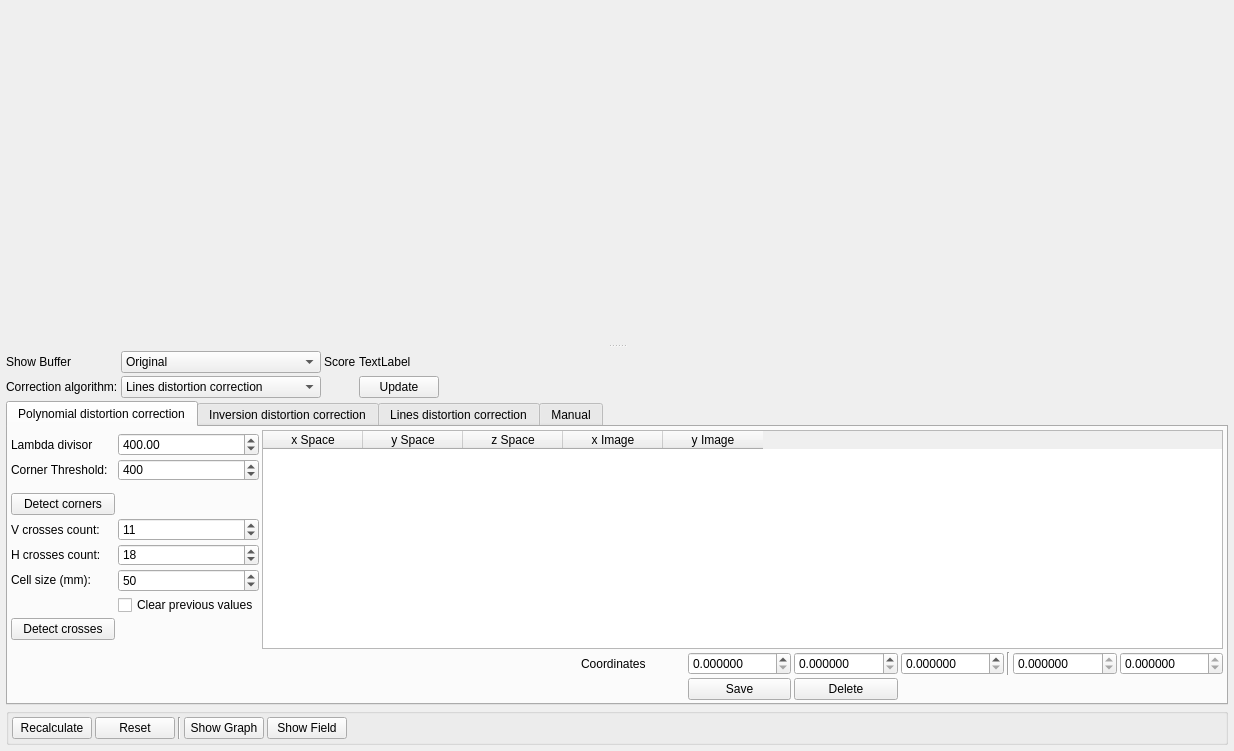
<?xml version="1.0" encoding="UTF-8"?>
<ui version="4.0">
 <class>DistortionWidget</class>
 <widget class="QWidget" name="DistortionWidget">
  <property name="geometry">
   <rect>
    <x>0</x>
    <y>0</y>
    <width>1234</width>
    <height>751</height>
   </rect>
  </property>
  <property name="windowTitle">
   <string>Form</string>
  </property>
  <layout class="QGridLayout" name="gridLayout_3">
   <property name="leftMargin">
    <number>3</number>
   </property>
   <property name="topMargin">
    <number>3</number>
   </property>
   <property name="rightMargin">
    <number>3</number>
   </property>
   <property name="bottomMargin">
    <number>3</number>
   </property>
   <property name="spacing">
    <number>3</number>
   </property>
   <item row="0" column="0">
    <widget class="QSplitter" name="splitter">
     <property name="orientation">
      <enum>Qt::Vertical</enum>
     </property>
     <widget class="PaintImageWidget" name="widget" native="true">
      <property name="sizePolicy">
       <sizepolicy hsizetype="Fixed" vsizetype="Expanding">
        <horstretch>0</horstretch>
        <verstretch>0</verstretch>
       </sizepolicy>
      </property>
     </widget>
     <widget class="QWidget" name="parameterHolder" native="true">
      <property name="sizePolicy">
       <sizepolicy hsizetype="Fixed" vsizetype="Minimum">
        <horstretch>0</horstretch>
        <verstretch>0</verstretch>
       </sizepolicy>
      </property>
      <property name="minimumSize">
       <size>
        <width>0</width>
        <height>0</height>
       </size>
      </property>
      <property name="maximumSize">
       <size>
        <width>16777215</width>
        <height>400</height>
       </size>
      </property>
      <layout class="QGridLayout" name="gridLayout_4">
       <property name="leftMargin">
        <number>3</number>
       </property>
       <property name="topMargin">
        <number>3</number>
       </property>
       <property name="rightMargin">
        <number>3</number>
       </property>
       <property name="bottomMargin">
        <number>3</number>
       </property>
       <property name="spacing">
        <number>3</number>
       </property>
       <item row="1" column="0">
        <widget class="QLabel" name="label_3">
         <property name="text">
          <string>Сorrection algorithm:</string>
         </property>
        </widget>
       </item>
       <item row="1" column="1">
        <widget class="QComboBox" name="methodSelectorBox">
         <property name="currentIndex">
          <number>2</number>
         </property>
         <item>
          <property name="text">
           <string>Polynomial distortion correction</string>
          </property>
         </item>
         <item>
          <property name="text">
           <string>Inversion distortion correction</string>
          </property>
         </item>
         <item>
          <property name="text">
           <string>Lines distortion correction</string>
          </property>
         </item>
         <item>
          <property name="text">
           <string>Default correction</string>
          </property>
         </item>
         <item>
          <property name="text">
           <string>Manual correction</string>
          </property>
         </item>
        </widget>
       </item>
       <item row="1" column="4">
        <spacer name="horizontalSpacer_2">
         <property name="orientation">
          <enum>Qt::Horizontal</enum>
         </property>
         <property name="sizeHint" stdset="0">
          <size>
           <width>40</width>
           <height>20</height>
          </size>
         </property>
        </spacer>
       </item>
       <item row="0" column="0">
        <widget class="QLabel" name="label_4">
         <property name="text">
          <string>Show Buffer</string>
         </property>
        </widget>
       </item>
       <item row="0" column="1">
        <widget class="QComboBox" name="bufferSelectorBox">
         <item>
          <property name="text">
           <string>Original</string>
          </property>
         </item>
         <item>
          <property name="text">
           <string>Corners</string>
          </property>
         </item>
         <item>
          <property name="text">
           <string>Corrected</string>
          </property>
         </item>
        </widget>
       </item>
       <item row="4" column="0" colspan="5">
        <widget class="QGroupBox" name="groupBox">
         <property name="title">
          <string/>
         </property>
         <property name="flat">
          <bool>false</bool>
         </property>
         <layout class="QHBoxLayout" name="horizontalLayout">
          <property name="spacing">
           <number>3</number>
          </property>
          <property name="leftMargin">
           <number>3</number>
          </property>
          <property name="topMargin">
           <number>3</number>
          </property>
          <property name="rightMargin">
           <number>3</number>
          </property>
          <property name="bottomMargin">
           <number>3</number>
          </property>
          <item>
           <widget class="QPushButton" name="recalculateButton">
            <property name="text">
             <string>Recalculate</string>
            </property>
            <property name="icon">
             <iconset resource="../../resources/main.qrc">
              <normaloff>:/new/prefix1/calculator.png</normaloff>:/new/prefix1/calculator.png</iconset>
            </property>
            <property name="iconSize">
             <size>
              <width>24</width>
              <height>24</height>
             </size>
            </property>
           </widget>
          </item>
          <item>
           <widget class="QPushButton" name="resetButton">
            <property name="text">
             <string>Reset</string>
            </property>
            <property name="icon">
             <iconset resource="../../resources/main.qrc">
              <normaloff>:/new/prefix1/refresh.png</normaloff>:/new/prefix1/refresh.png</iconset>
            </property>
            <property name="iconSize">
             <size>
              <width>24</width>
              <height>24</height>
             </size>
            </property>
           </widget>
          </item>
          <item>
           <widget class="Line" name="line_2">
            <property name="orientation">
             <enum>Qt::Vertical</enum>
            </property>
           </widget>
          </item>
          <item>
           <widget class="QPushButton" name="graphButton">
            <property name="text">
             <string>Show Graph</string>
            </property>
            <property name="icon">
             <iconset resource="../../resources/main.qrc">
              <normaloff>:/new/prefix1/Line Chart.png</normaloff>:/new/prefix1/Line Chart.png</iconset>
            </property>
            <property name="iconSize">
             <size>
              <width>24</width>
              <height>24</height>
             </size>
            </property>
           </widget>
          </item>
          <item>
           <widget class="QPushButton" name="levelGraphButton">
            <property name="text">
             <string>Show Field</string>
            </property>
            <property name="icon">
             <iconset resource="../../resources/main.qrc">
              <normaloff>:/new/prefix1/sphere.png</normaloff>:/new/prefix1/sphere.png</iconset>
            </property>
            <property name="iconSize">
             <size>
              <width>24</width>
              <height>24</height>
             </size>
            </property>
           </widget>
          </item>
          <item>
           <spacer name="horizontalSpacer_4">
            <property name="orientation">
             <enum>Qt::Horizontal</enum>
            </property>
            <property name="sizeHint" stdset="0">
             <size>
              <width>40</width>
              <height>20</height>
             </size>
            </property>
           </spacer>
          </item>
         </layout>
        </widget>
       </item>
       <item row="0" column="2">
        <widget class="QLabel" name="label_11">
         <property name="text">
          <string>Score</string>
         </property>
        </widget>
       </item>
       <item row="0" column="3">
        <widget class="QLabel" name="scoreLabel">
         <property name="text">
          <string>TextLabel</string>
         </property>
        </widget>
       </item>
       <item row="1" column="3">
        <widget class="QPushButton" name="updateScoreButton">
         <property name="text">
          <string>Update</string>
         </property>
        </widget>
       </item>
       <item row="3" column="0" colspan="5">
        <widget class="QTabWidget" name="parametersTabWidget">
         <property name="minimumSize">
          <size>
           <width>0</width>
           <height>180</height>
          </size>
         </property>
         <property name="currentIndex">
          <number>0</number>
         </property>
         <widget class="QWidget" name="tab_LevMarq">
          <property name="minimumSize">
           <size>
            <width>0</width>
            <height>150</height>
           </size>
          </property>
          <attribute name="title">
           <string>Polynomial distortion correction</string>
          </attribute>
          <layout class="QGridLayout" name="gridLayout_2">
           <property name="leftMargin">
            <number>3</number>
           </property>
           <property name="topMargin">
            <number>3</number>
           </property>
           <property name="rightMargin">
            <number>3</number>
           </property>
           <property name="bottomMargin">
            <number>3</number>
           </property>
           <property name="spacing">
            <number>3</number>
           </property>
           <item row="2" column="3">
            <widget class="QSpinBox" name="cornerThresholdBox">
             <property name="minimum">
              <number>1</number>
             </property>
             <property name="maximum">
              <number>99999</number>
             </property>
             <property name="value">
              <number>400</number>
             </property>
            </widget>
           </item>
           <item row="6" column="0">
            <widget class="QPushButton" name="cornerDetectorButton">
             <property name="text">
              <string>Detect corners</string>
             </property>
            </widget>
           </item>
           <item row="1" column="0">
            <widget class="QLabel" name="label_7">
             <property name="text">
              <string>Lambda divisor</string>
             </property>
            </widget>
           </item>
           <item row="16" column="10">
            <widget class="QPushButton" name="deleteButton">
             <property name="text">
              <string>Delete</string>
             </property>
            </widget>
           </item>
           <item row="15" column="10">
            <widget class="QDoubleSpinBox" name="yCoordSpinBox">
             <property name="decimals">
              <number>6</number>
             </property>
            </widget>
           </item>
           <item row="15" column="14">
            <widget class="QDoubleSpinBox" name="imageYSpinBox">
             <property name="readOnly">
              <bool>true</bool>
             </property>
             <property name="decimals">
              <number>6</number>
             </property>
            </widget>
           </item>
           <item row="15" column="13">
            <widget class="QDoubleSpinBox" name="imageXSpinBox">
             <property name="readOnly">
              <bool>true</bool>
             </property>
             <property name="decimals">
              <number>6</number>
             </property>
            </widget>
           </item>
           <item row="15" column="11">
            <widget class="QDoubleSpinBox" name="zCoordSpinBox">
             <property name="readOnly">
              <bool>false</bool>
             </property>
             <property name="decimals">
              <number>6</number>
             </property>
            </widget>
           </item>
           <item row="15" column="12">
            <widget class="Line" name="line">
             <property name="orientation">
              <enum>Qt::Vertical</enum>
             </property>
            </widget>
           </item>
           <item row="12" column="0">
            <spacer name="verticalSpacer_2">
             <property name="orientation">
              <enum>Qt::Vertical</enum>
             </property>
             <property name="sizeHint" stdset="0">
              <size>
               <width>20</width>
               <height>40</height>
              </size>
             </property>
            </spacer>
           </item>
           <item row="15" column="9">
            <widget class="QDoubleSpinBox" name="xCoordSpinBox">
             <property name="decimals">
              <number>6</number>
             </property>
            </widget>
           </item>
           <item row="16" column="9">
            <widget class="QPushButton" name="saveButton">
             <property name="text">
              <string>Save</string>
             </property>
            </widget>
           </item>
           <item row="0" column="5" rowspan="15" colspan="10">
            <widget class="QTableWidget" name="pointsTableWidget">
             <property name="editTriggers">
              <set>QAbstractItemView::AnyKeyPressed|QAbstractItemView::EditKeyPressed</set>
             </property>
             <column>
              <property name="text">
               <string>x Space</string>
              </property>
             </column>
             <column>
              <property name="text">
               <string>y Space</string>
              </property>
             </column>
             <column>
              <property name="text">
               <string>z Space</string>
              </property>
             </column>
             <column>
              <property name="text">
               <string>x Image</string>
              </property>
             </column>
             <column>
              <property name="text">
               <string>y Image</string>
              </property>
             </column>
            </widget>
           </item>
           <item row="1" column="3">
            <widget class="QDoubleSpinBox" name="lambdaDivisorBox">
             <property name="maximum">
              <double>999999.000000000000000</double>
             </property>
             <property name="value">
              <double>400.000000000000000</double>
             </property>
            </widget>
           </item>
           <item row="8" column="3">
            <widget class="QSpinBox" name="hCrossesCountBox">
             <property name="minimum">
              <number>1</number>
             </property>
             <property name="maximum">
              <number>99999</number>
             </property>
             <property name="value">
              <number>18</number>
             </property>
            </widget>
           </item>
           <item row="7" column="0">
            <widget class="QLabel" name="label_16">
             <property name="text">
              <string>V crosses count:</string>
             </property>
            </widget>
           </item>
           <item row="2" column="0">
            <widget class="QLabel" name="label_6">
             <property name="text">
              <string>Corner Threshold:</string>
             </property>
            </widget>
           </item>
           <item row="8" column="0">
            <widget class="QLabel" name="label_15">
             <property name="text">
              <string>H crosses count:</string>
             </property>
            </widget>
           </item>
           <item row="7" column="3">
            <widget class="QDoubleSpinBox" name="vCrossesCountBox">
             <property name="decimals">
              <number>0</number>
             </property>
             <property name="maximum">
              <double>999999.000000000000000</double>
             </property>
             <property name="value">
              <double>11.000000000000000</double>
             </property>
            </widget>
           </item>
           <item row="9" column="3">
            <widget class="QSpinBox" name="cellSizeBox">
             <property name="minimum">
              <number>1</number>
             </property>
             <property name="maximum">
              <number>99999</number>
             </property>
             <property name="value">
              <number>50</number>
             </property>
            </widget>
           </item>
           <item row="9" column="0">
            <widget class="QLabel" name="CellSizeLaqbel">
             <property name="focusPolicy">
              <enum>Qt::TabFocus</enum>
             </property>
             <property name="text">
              <string>Cell size (mm):</string>
             </property>
            </widget>
           </item>
           <item row="11" column="0">
            <widget class="QPushButton" name="crossDetectorButton">
             <property name="text">
              <string>Detect crosses</string>
             </property>
            </widget>
           </item>
           <item row="10" column="3">
            <widget class="QCheckBox" name="clearOldValuesCheckBox">
             <property name="text">
              <string>Clear previous values</string>
             </property>
            </widget>
           </item>
           <item row="15" column="8">
            <widget class="QLabel" name="label_5">
             <property name="minimumSize">
              <size>
               <width>0</width>
               <height>15</height>
              </size>
             </property>
             <property name="text">
              <string>Coordinates</string>
             </property>
            </widget>
           </item>
          </layout>
         </widget>
         <widget class="QWidget" name="tab_Inversion">
          <attribute name="title">
           <string>Inversion distortion correction</string>
          </attribute>
          <layout class="QGridLayout" name="gridLayout">
           <property name="leftMargin">
            <number>3</number>
           </property>
           <property name="topMargin">
            <number>3</number>
           </property>
           <property name="rightMargin">
            <number>3</number>
           </property>
           <property name="bottomMargin">
            <number>3</number>
           </property>
           <property name="spacing">
            <number>3</number>
           </property>
           <item row="0" column="0">
            <widget class="QLabel" name="label">
             <property name="text">
              <string>Radius</string>
             </property>
            </widget>
           </item>
           <item row="0" column="1">
            <widget class="QDoubleSpinBox" name="radiusSpinBox">
             <property name="minimum">
              <double>200.000000000000000</double>
             </property>
             <property name="maximum">
              <double>5000.000000000000000</double>
             </property>
             <property name="value">
              <double>450.000000000000000</double>
             </property>
            </widget>
           </item>
           <item row="1" column="1">
            <widget class="QDoubleSpinBox" name="dsbScale">
             <property name="minimum">
              <double>200.000000000000000</double>
             </property>
             <property name="maximum">
              <double>10000.000000000000000</double>
             </property>
             <property name="value">
              <double>600.000000000000000</double>
             </property>
            </widget>
           </item>
           <item row="1" column="0">
            <widget class="QLabel" name="label_2">
             <property name="text">
              <string>Scale</string>
             </property>
            </widget>
           </item>
           <item row="2" column="1">
            <widget class="QPushButton" name="setParamsButton">
             <property name="text">
              <string>Set parameters</string>
             </property>
            </widget>
           </item>
           <item row="3" column="0" colspan="2">
            <spacer name="verticalSpacer">
             <property name="orientation">
              <enum>Qt::Vertical</enum>
             </property>
             <property name="sizeHint" stdset="0">
              <size>
               <width>20</width>
               <height>40</height>
              </size>
             </property>
            </spacer>
           </item>
           <item row="1" column="2">
            <spacer name="horizontalSpacer">
             <property name="orientation">
              <enum>Qt::Horizontal</enum>
             </property>
             <property name="sizeHint" stdset="0">
              <size>
               <width>40</width>
               <height>20</height>
              </size>
             </property>
            </spacer>
           </item>
          </layout>
         </widget>
         <widget class="QWidget" name="tab_Lines">
          <attribute name="title">
           <string>Lines distortion correction</string>
          </attribute>
          <layout class="QGridLayout" name="gridLayout_5">
           <property name="topMargin">
            <number>3</number>
           </property>
           <property name="rightMargin">
            <number>3</number>
           </property>
           <property name="bottomMargin">
            <number>3</number>
           </property>
           <property name="spacing">
            <number>3</number>
           </property>
           <item row="1" column="0">
            <widget class="QLabel" name="label_8">
             <property name="text">
              <string>Iteration Number</string>
             </property>
            </widget>
           </item>
           <item row="1" column="1">
            <widget class="QSpinBox" name="iterationsSpinBox">
             <property name="minimum">
              <number>250</number>
             </property>
             <property name="maximum">
              <number>100000</number>
             </property>
             <property name="value">
              <number>1000</number>
             </property>
            </widget>
           </item>
           <item row="2" column="0">
            <widget class="QLabel" name="label_9">
             <property name="text">
              <string>Polynom Degree</string>
             </property>
            </widget>
           </item>
           <item row="2" column="1">
            <widget class="QSpinBox" name="degreeSpinBox">
             <property name="minimum">
              <number>2</number>
             </property>
             <property name="maximum">
              <number>20</number>
             </property>
             <property name="value">
              <number>4</number>
             </property>
            </widget>
           </item>
           <item row="3" column="0">
            <widget class="QLabel" name="label_10">
             <property name="text">
              <string>Scale factor y/x</string>
             </property>
            </widget>
           </item>
           <item row="3" column="1">
            <widget class="QDoubleSpinBox" name="lineScaleSpinBox">
             <property name="decimals">
              <number>3</number>
             </property>
             <property name="minimum">
              <double>0.100000000000000</double>
             </property>
             <property name="maximum">
              <double>1.500000000000000</double>
             </property>
             <property name="singleStep">
              <double>0.050000000000000</double>
             </property>
             <property name="value">
              <double>0.800000000000000</double>
             </property>
            </widget>
           </item>
           <item row="11" column="0">
            <spacer name="verticalSpacer_3">
             <property name="orientation">
              <enum>Qt::Vertical</enum>
             </property>
             <property name="sizeType">
              <enum>QSizePolicy::Expanding</enum>
             </property>
             <property name="sizeHint" stdset="0">
              <size>
               <width>20</width>
               <height>40</height>
              </size>
             </property>
            </spacer>
           </item>
           <item row="8" column="3">
            <spacer name="horizontalSpacer_3">
             <property name="orientation">
              <enum>Qt::Horizontal</enum>
             </property>
             <property name="sizeHint" stdset="0">
              <size>
               <width>40</width>
               <height>20</height>
              </size>
             </property>
            </spacer>
           </item>
           <item row="1" column="2" rowspan="3" colspan="2">
            <widget class="QLabel" name="label_12">
             <property name="text">
              <string>TextLabel</string>
             </property>
            </widget>
           </item>
           <item row="4" column="0" colspan="2">
            <widget class="QCheckBox" name="simpleJacobianCheckBox">
             <property name="enabled">
              <bool>true</bool>
             </property>
             <property name="text">
              <string>Simple Jacobian</string>
             </property>
             <property name="checked">
              <bool>true</bool>
             </property>
            </widget>
           </item>
           <item row="7" column="0" colspan="2">
            <widget class="QCheckBox" name="preciseInvertionCheckBox">
             <property name="text">
              <string>Precise Invertion</string>
             </property>
            </widget>
           </item>
           <item row="5" column="0" colspan="2">
            <widget class="QCheckBox" name="estimateTangentCheckBox">
             <property name="text">
              <string>Estimate Tangent</string>
             </property>
            </widget>
           </item>
           <item row="6" column="0">
            <widget class="QCheckBox" name="estimateCenterCheckBox">
             <property name="text">
              <string>Estimate Center</string>
             </property>
            </widget>
           </item>
           <item row="0" column="0" colspan="2">
            <widget class="QComboBox" name="costFunctionComboBox">
             <item>
              <property name="text">
               <string>Angle Cost Function</string>
              </property>
             </item>
             <item>
              <property name="text">
               <string>Distance Cost Function</string>
              </property>
             </item>
            </widget>
           </item>
           <item row="7" column="2">
            <widget class="QPushButton" name="savePointsButton">
             <property name="text">
              <string>Save</string>
             </property>
            </widget>
           </item>
           <item row="6" column="2">
            <widget class="QPushButton" name="loadPointsButton">
             <property name="text">
              <string>Load</string>
             </property>
            </widget>
           </item>
          </layout>
         </widget>
         <widget class="QWidget" name="tab_Manual">
          <attribute name="title">
           <string>Manual</string>
          </attribute>
          <layout class="QGridLayout" name="gridLayout_6">
           <item row="1" column="0">
            <widget class="QLabel" name="centerLabel">
             <property name="text">
              <string>Center</string>
             </property>
            </widget>
           </item>
           <item row="1" column="1">
            <widget class="QDoubleSpinBox" name="centerXSpinBox">
             <property name="maximum">
              <double>99999.990000000005239</double>
             </property>
            </widget>
           </item>
           <item row="1" column="2">
            <widget class="QDoubleSpinBox" name="centerYSpinBox">
             <property name="maximum">
              <double>99999.990000000005239</double>
             </property>
            </widget>
           </item>
           <item row="2" column="0">
            <widget class="QLabel" name="label_14">
             <property name="text">
              <string>Tangential</string>
             </property>
            </widget>
           </item>
           <item row="2" column="1">
            <widget class="QDoubleSpinBox" name="tangential1SpinBox">
             <property name="decimals">
              <number>9</number>
             </property>
             <property name="minimum">
              <double>-99.000000000000000</double>
             </property>
            </widget>
           </item>
           <item row="2" column="2">
            <widget class="QDoubleSpinBox" name="tangential2SpinBox">
             <property name="decimals">
              <number>9</number>
             </property>
             <property name="minimum">
              <double>-99.000000000000000</double>
             </property>
            </widget>
           </item>
           <item row="3" column="0">
            <widget class="QLabel" name="label_13">
             <property name="text">
              <string>Scale</string>
             </property>
            </widget>
           </item>
           <item row="3" column="1">
            <widget class="QDoubleSpinBox" name="scaleSpinBox"/>
           </item>
           <item row="5" column="0" rowspan="3" colspan="3">
            <widget class="QTableWidget" name="koefTableWidget"/>
           </item>
           <item row="1" column="4">
            <spacer name="horizontalSpacer_5">
             <property name="orientation">
              <enum>Qt::Horizontal</enum>
             </property>
             <property name="sizeHint" stdset="0">
              <size>
               <width>40</width>
               <height>20</height>
              </size>
             </property>
            </spacer>
           </item>
           <item row="5" column="3">
            <widget class="QPushButton" name="delPowerButton">
             <property name="text">
              <string/>
             </property>
             <property name="icon">
              <iconset resource="../../resources/main.qrc">
               <normaloff>:/new/prefix1/minus.png</normaloff>:/new/prefix1/minus.png</iconset>
             </property>
             <property name="iconSize">
              <size>
               <width>24</width>
               <height>24</height>
              </size>
             </property>
            </widget>
           </item>
           <item row="6" column="3">
            <widget class="QPushButton" name="addPowerButton">
             <property name="text">
              <string/>
             </property>
             <property name="icon">
              <iconset resource="../../resources/main.qrc">
               <normaloff>:/new/prefix1/plus.png</normaloff>:/new/prefix1/plus.png</iconset>
             </property>
             <property name="iconSize">
              <size>
               <width>24</width>
               <height>24</height>
              </size>
             </property>
            </widget>
           </item>
           <item row="7" column="3">
            <spacer name="verticalSpacer_4">
             <property name="orientation">
              <enum>Qt::Vertical</enum>
             </property>
             <property name="sizeHint" stdset="0">
              <size>
               <width>20</width>
               <height>40</height>
              </size>
             </property>
            </spacer>
           </item>
           <item row="0" column="0" colspan="3">
            <widget class="QCheckBox" name="isInverseCheckBox">
             <property name="text">
              <string>Inverse/Forward transform</string>
             </property>
            </widget>
           </item>
          </layout>
         </widget>
        </widget>
       </item>
      </layout>
     </widget>
    </widget>
   </item>
  </layout>
 </widget>
 <customwidgets>
  <customwidget>
   <class>PaintImageWidget</class>
   <extends>QWidget</extends>
   <header>paintImageWidget.h</header>
   <container>1</container>
  </customwidget>
 </customwidgets>
 <resources>
  <include location="../../resources/main.qrc"/>
 </resources>
 <connections>
  <connection>
   <sender>bufferSelectorBox</sender>
   <signal>currentIndexChanged(int)</signal>
   <receiver>DistortionWidget</receiver>
   <slot>showBufferChanged()</slot>
   <hints>
    <hint type="sourcelabel">
     <x>418</x>
     <y>376</y>
    </hint>
    <hint type="destinationlabel">
     <x>5</x>
     <y>44</y>
    </hint>
   </hints>
  </connection>
 </connections>
 <slots>
  <slot>showBufferChanged()</slot>
 </slots>
</ui>
